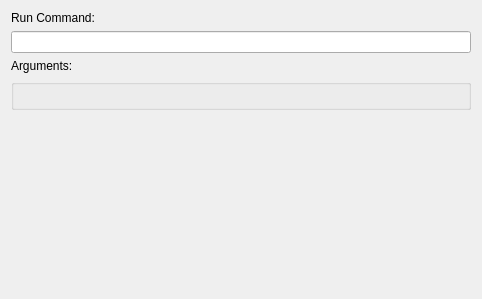
<?xml version="1.0" encoding="UTF-8"?>
<ui version="4.0">
 <class>RunCommandConfig</class>
 <widget class="QWidget" name="RunCommandConfig">
  <property name="geometry">
   <rect>
    <x>0</x>
    <y>0</y>
    <width>482</width>
    <height>299</height>
   </rect>
  </property>
  <property name="windowTitle">
   <string notr="true">Form</string>
  </property>
  <layout class="QVBoxLayout" name="verticalLayout">
   <item>
    <widget class="QLabel" name="label">
     <property name="text">
      <string comment="runCommand conf dialog: command line label">Run Command:</string>
     </property>
    </widget>
   </item>
   <item>
    <widget class="QLineEdit" name="cfg_ApplicationName"/>
   </item>
   <item>
    <widget class="QLabel" name="label_2">
     <property name="text">
      <string extracomment="runCommand conf dialog: arguments label">Arguments:</string>
     </property>
    </widget>
   </item>
   <item>
    <widget class="KEditListBox" name="cfg_Arguments_Widget"/>
   </item>
   <item>
    <spacer name="verticalSpacer">
     <property name="orientation">
      <enum>Qt::Vertical</enum>
     </property>
     <property name="sizeHint" stdset="0">
      <size>
       <width>20</width>
       <height>0</height>
      </size>
     </property>
    </spacer>
   </item>
  </layout>
 </widget>
 <customwidgets>
  <customwidget>
   <class>KEditListBox</class>
   <extends>QGroupBox</extends>
   <header>keditlistbox.h</header>
  </customwidget>
 </customwidgets>
 <resources/>
 <connections/>
</ui>
